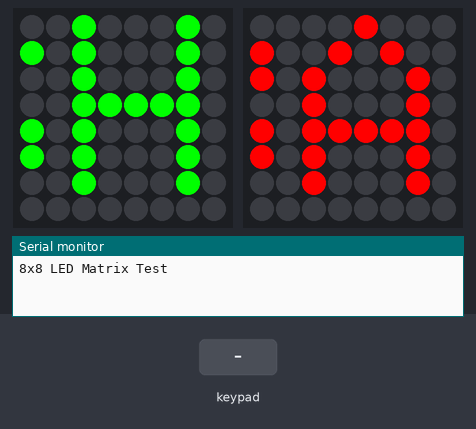
Simulated run of this sketch. Board: Arduino Uno, built with avr-gcc and run on an emulated ATmega328P. Parts: 2 × 8×8 RGB LED matrix (first LED top left, wired row by row), the last lines printed to the serial monitor. The test bench sets the inputs (shaded band).

Above: at 1.2 s.
1.3 s: keypad keys 8 7 6 5 # pressed 0.4 s apart
At 3.5 s:
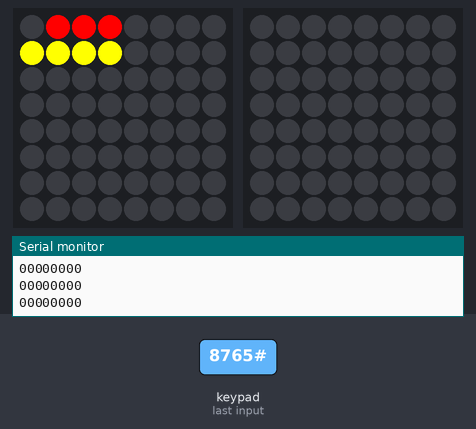
4.8 s: key '*' pressed
At 4.88 s:
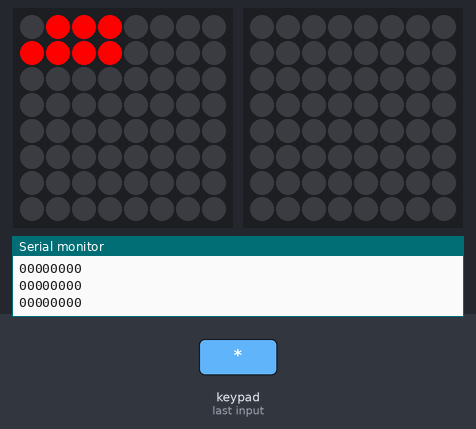
6.4 s: keypad keys 8 7 6 5 * pressed 0.4 s apart
At 9.3 s:
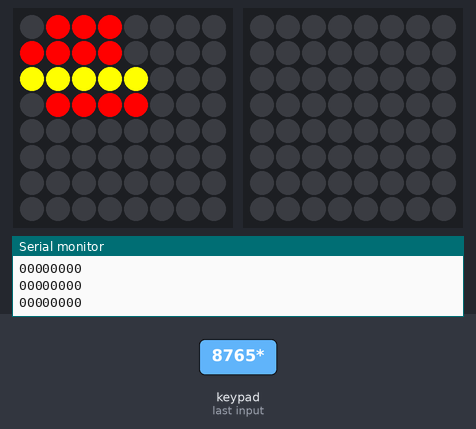
9.9 s: key '#' pressed
At 14.38 s:
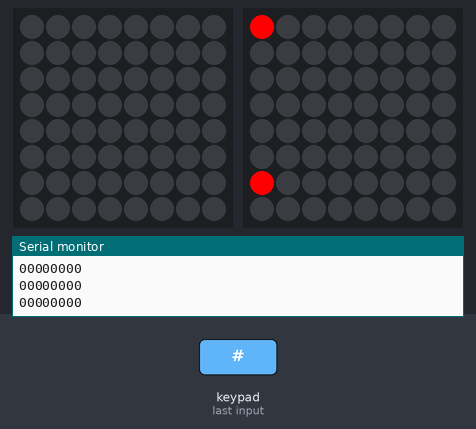

Measured:
- after the input at 4.8 s, the LEDs: change at once (image 2)
- after the input at 6.4 s, the LEDs: first change at once (image 3 shows a later state)
- after the input at 9.9 s, the LEDs: first change at once (image 4 shows a later state)

The sketch:

gameCodeP1.ino
```cpp
#include <Key.h>
#include <Keypad.h>
#include <Wire.h>
#include <Adafruit_GFX.h>
#include "Adafruit_LEDBackpack.h"

void waitForStart();
void setUp();
void findStart(int len);
boolean noConflict(int x, int y, int len, int orien);

const byte ROWS = 4; //four rows
const byte COLS = 3; //three columns
char keys[ROWS][COLS] = {
  {'1','2','3'},
  {'4','5','6'},
  {'7','8','9'},
  {'*','0','#'}
};
byte rowPins[ROWS] = {8, 7, 6, 5}; //connect to the row pinouts of the keypad
byte colPins[COLS] = {4, 3, 2}; //connect to the column pinouts of the keypad

int primaryBoard[8][8] = {
  {0, 0, 0, 0, 0, 0, 0, 0},
  {0, 0, 0, 0, 0, 0, 0, 0},
  {0, 0, 0, 0, 0, 0, 0, 0},
  {0, 0, 0, 0, 0, 0, 0, 0},
  {0, 0, 0, 0, 0, 0, 0, 0},
  {0, 0, 0, 0, 0, 0, 0, 0},
  {0, 0, 0, 0, 0, 0, 0, 0},
  {0, 0, 0, 0, 0, 0, 0, 0},
};

int secondaryBoard[8][8] = {
  {0, 0, 0, 0, 0, 0, 0, 0},
  {0, 0, 0, 0, 0, 0, 0, 0},
  {0, 0, 0, 0, 0, 0, 0, 0},
  {0, 0, 0, 0, 0, 0, 0, 0},
  {0, 0, 0, 0, 0, 0, 0, 0},
  {0, 0, 0, 0, 0, 0, 0, 0},
  {0, 0, 0, 0, 0, 0, 0, 0},
  {0, 0, 0, 0, 0, 0, 0, 0},
};

int coord[2] = {0, 0};
int endCoord[2] = {0, 0};

Adafruit_BicolorMatrix matrix1 = Adafruit_BicolorMatrix();
Adafruit_BicolorMatrix matrix2 = Adafruit_BicolorMatrix();


Keypad keypad = Keypad( makeKeymap(keys), rowPins, colPins, ROWS, COLS );

void setup() {
  Serial.begin(9600);
  Serial.println("8x8 LED Matrix Test");

  matrix1.begin(0x70);  // pass in the address
  matrix2.begin(0x71);  // pass in the address
}

int shipLengths[4] = {2, 3, 3, 4};

void loop() {
  waitForStart();
  shipSetUp();
}

void waitForStart() {
    matrix1.setTextWrap(false);  // we dont want text to wrap so it scrolls nicely
    matrix1.setTextSize(1);
    matrix1.setTextColor(LED_GREEN);
    matrix2.setTextWrap(false);  // we dont want text to wrap so it scrolls nicely
    matrix2.setTextSize(1);
    matrix2.setTextColor(LED_RED);
    for (int8_t x=7; x>=-36; x--) {
      char in = keypad.getKey();
      if (in != 0) {
        break;
      }
      matrix2.clear();
      matrix2.setCursor(x,0);
      matrix2.print("BATTLE");
      matrix2.writeDisplay();
      matrix1.clear();
      matrix1.setCursor(x,0);
      matrix1.print("SHIP!!");
      matrix1.writeDisplay();
      delay(100);
      if (x == -36) {
        x = 8;
      }
  }
}

void shipSetUp() {
  matrix2.clear();
  matrix2.writeDisplay();
  matrix1.clear();
  matrix1.writeDisplay();
  int numShips = sizeof(shipLengths)/sizeof(shipLengths[0]);
  for (int i = 0; i < numShips; i++) {
    int len = shipLengths[i];
    findStart(len);  //This guy calls noconflict which clears one of the ships
    drawOnes(); //This draws all the ships on the board
    boolean done = false;
    int orientation = 0;
    delay(100);
    while (!done) {
      matrix1.drawLine(coord[0], coord[1], endCoord[0], endCoord[1], LED_YELLOW);
      matrix1.writeDisplay();
      char in = keypad.getKey();
      if (in != 0) {
        if (in == '2') {
          noConflict(coord[0], coord[1] - 1, len, orientation);
        } else if (in == '6') {
          noConflict(coord[0] + 1, coord[1], len, orientation);
        } else if (in == '8') {
          noConflict(coord[0], coord[1] + 1, len, orientation);
        } else if (in == '4') {
          noConflict(coord[0] - 1, coord[1], len, orientation);
        } else if (in == '3') {
          if (noConflict(coord[0], coord[1], len, (orientation + 1)%4)) {
            orientation = (orientation + 1)%4;
          }
        } else if (in == '1') {
          if (noConflict(coord[0], coord[1], len, (orientation + 3)%4)) {
            orientation = (orientation + 3)%4;
          }
        } else if (in == '5')  {
          int sX = coord[0];
          int sY = coord[1];
          coord[0] = endCoord[0];
          coord[1] = endCoord[1];
          endCoord[0] = sX;
          endCoord[1] = sY;
          orientation = (orientation + 2) % 4;
        } else if (in == '*' || in == '#') {
          done = true;
          if (orientation == 0 || orientation == 1) {
           for (int j = coord[0]; j <= endCoord[0]; j++) {
            for (int w = coord[1]; w <= endCoord[1]; w++) {
              primaryBoard[w][j] = 1;
            }
           }
          } else {
           for (int j = coord[0]; j >= endCoord[0]; j--) {
            for (int w = coord[1]; w >= endCoord[1]; w--) {
              primaryBoard[w][j] = 1;
            }
           }
          }
          //drawOnes();
        }
      }
    }
  }
}


void findStart(int len) {
  for (int x = 0; x < 8; x++) {
    for (int y = 0; y < 8; y++) {
      if (noConflict(x, y, len, 0)) {
        return;
      }
    }
  }
}

boolean noConflict(int x, int y, int len, int orien) {
  if (x < 0 || x > 7 || y < 0 || y > 7) {
    return false;
  }
  int sum = 0;
  for (int k = 0; k <=  len; k++) {
    if (orien == 0 && (x+k) < 8) {
      sum += primaryBoard[y][x+k];
    } else if (orien == 1 && (y+k) < 8) {
      sum += primaryBoard[y+k][x];
    } else if (orien == 2 && (x-k) >= 0) {
      sum += primaryBoard[y][x-k];
    } else if (orien == 3 && (y-k) >= 0) {
      sum += primaryBoard[y-k][x];
    } else {
      return false;
    }
  }
  if (sum == 0) {
    matrix1.drawLine(coord[0],coord[1], endCoord[0], endCoord[1], 0);
    matrix1.writeDisplay();
    coord[0] = x;
    coord[1] = y;
    if (orien == 0) {
      endCoord[0] = x + len;
      endCoord[1] = y;
    } else if (orien == 1) {
      endCoord[0] = x;
      endCoord[1] = y + len;
    } else if (orien == 2) {
      endCoord[0] = x - len;
      endCoord[1] = y;
    } else {
      endCoord[0] = x;
      endCoord[1] = y - len;
    }
    return true;
  }
  return false;
}

void drawOnes() {
  for (int y = 0; y < 8; y++) {
    for (int x = 0; x < 8; x++) {
      Serial.print(primaryBoard[y][x]);
      if (primaryBoard[y][x] == 1) {
        matrix1.drawPixel(x, y, LED_RED);
        matrix1.writeDisplay();
      }
    }
    Serial.println();
  }
}
```
